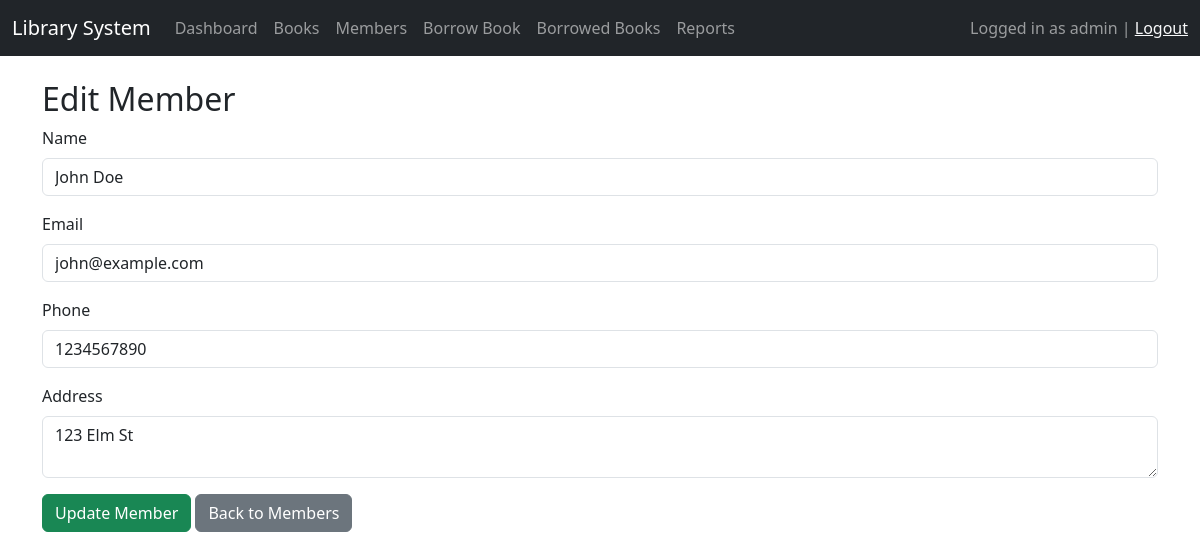
/edit_member.php?id=1 (signed in), run on the app's committed database.
### tables this page shows
CREATE TABLE `members` (
  `id` int(11) NOT NULL,
  `name` varchar(100) NOT NULL,
  `email` varchar(100) DEFAULT NULL,
  `phone` varchar(20) DEFAULT NULL,
  `address` text DEFAULT NULL,
  `join_date` date DEFAULT curdate()
);

### edit_member.php (the view, shortened to what this page needs)
<?php
include 'header.php';
$id = intval($_GET['id']);
$res = $conn->query("SELECT * FROM Members WHERE id=$id");
$member = $res->fetch_assoc();
?>
<h2>Edit Member</h2>
<form method="POST" action="edit_member.php?id=<?php echo $id; ?>">
  <div class="mb-3">
    <label class="form-label">Name</label>
    <input type="text" name="name" class="form-control" value="<?php echo htmlspecialchars($member['name']); ?>" required>
  </div>
  <div class="mb-3">
    <label class="form-label">Email</label>
    <input type="email" name="email" class="form-control" value="<?php echo htmlspecialchars($member['email']); ?>">
  </div>
  <div class="mb-3">
    <label class="form-label">Phone</label>
    <input type="text" name="phone" class="form-control" value="<?php echo htmlspecialchars($member['phone']); ?>">
  </div>
  <div class="mb-3">
    <label class="form-label">Address</label>
    <textarea name="address" class="form-control"><?php echo htmlspecialchars($member['address']); ?></textarea>
  </div>
  <button type="submit" class="btn btn-success">Update Member</button>
  <a href="members.php" class="btn btn-secondary">Back to Members</a>
</form>
<?php include 'footer.php'; ?>

### data on the page
members: name "John Doe", email "john@example.com", phone "1234567890", address "123 Elm St"

### other printed values
$_SESSION['username'] "admin"
